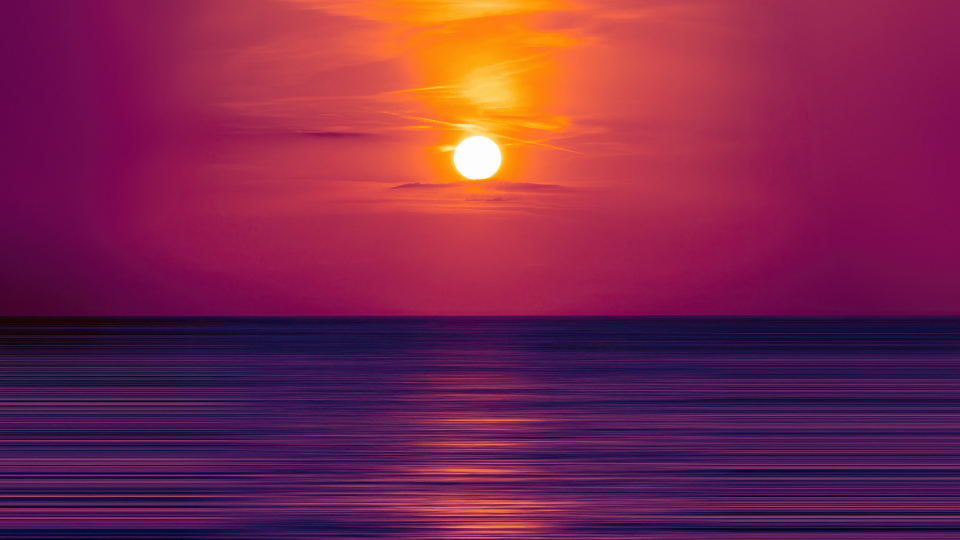
#> input picture Clases/02-24/fondo.jpg, 1920 x 1080 px, found by its file name (shown at 1/2 size)
$ python 02-24-UnirImg.py
#> lines starting #> are read from the running program, lines starting #| are printed output that depends on the picture
import numpy as np
import matplotlib.pyplot as plt
from PIL import Image
from pathlib import Path

BASE = Path(__file__).parent # Ruta del directorio actual del archivo .py
imagen = "fondo.jpg"

ruta = BASE.parent.parent / "Imagenes" / imagen # Ruta del archivo de imagen, que se encuentra en el directorio "Imagenes" que esta en el mismo nivel que el directorio "Clases".

img_fondo = plt.imread(ruta)
#> img_fondo is the input picture: shape (1080, 1920, 3); mean R, G, B 124.6, 37.8, 76

imagen = "per.jpg"
ruta = BASE.parent.parent / "Imagenes" / imagen
img_personaje = plt.imread(ruta)
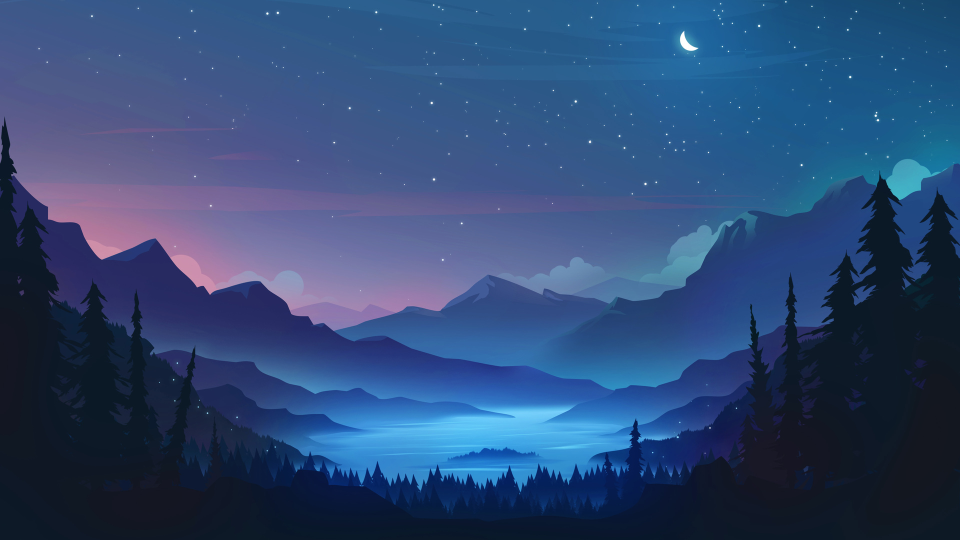
#> input picture Clases/02-24/per.jpg, 1920 x 1080 px, found by its file name (shown at 1/2 size)
#> img_personaje is the input picture: shape (1080, 1920, 3); mean R, G, B 47, 73.9, 116.7

print("Fondo:")
print(img_fondo.dtype )
#| uint8
print(img_fondo.shape)
#| (1080, 1920, 3)

print("personaje")
print(img_personaje.dtype)
#| uint8
print(img_personaje.shape)
#| (1080, 1920, 3)

# Cambia el tamaño de las imagenes para unirlas.
  #h,w,_ = img_fondo.shape
  #img_fondo = np.array(Image.fromarray(img_personaje).resize((w, h)))

A = img_fondo.astype(np.float32)
B = img_personaje.astype(np.float32)

fusion = (A + B)//2
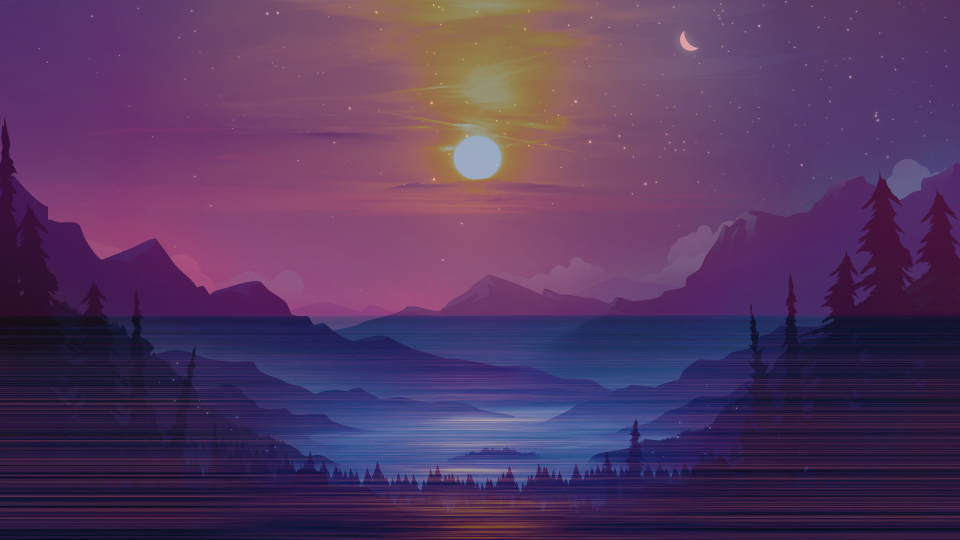
#> fusion: shape (1080, 1920, 3) float32 (shown at 1/2 size); mean R, G, B 85.5, 55.5, 96.2
fusion = np.clip(fusion, 0 , 255).astype(np.uint8)

plt.subplot(1,3,1)
plt.imshow(img_fondo)
plt.title("fondo jpg")
plt.axis("off")

plt.subplot(1,3,2)
plt.imshow(img_personaje)
plt.title("otra foto jpg")
plt.axis("off")

plt.subplot(1,3,3)
plt.imshow(fusion)
plt.title("suma")
plt.axis("off")

plt.show()
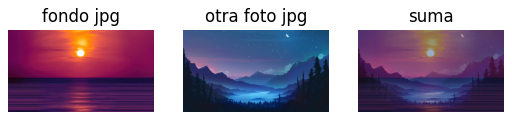
#> figure drawn by matplotlib, 3 panels
